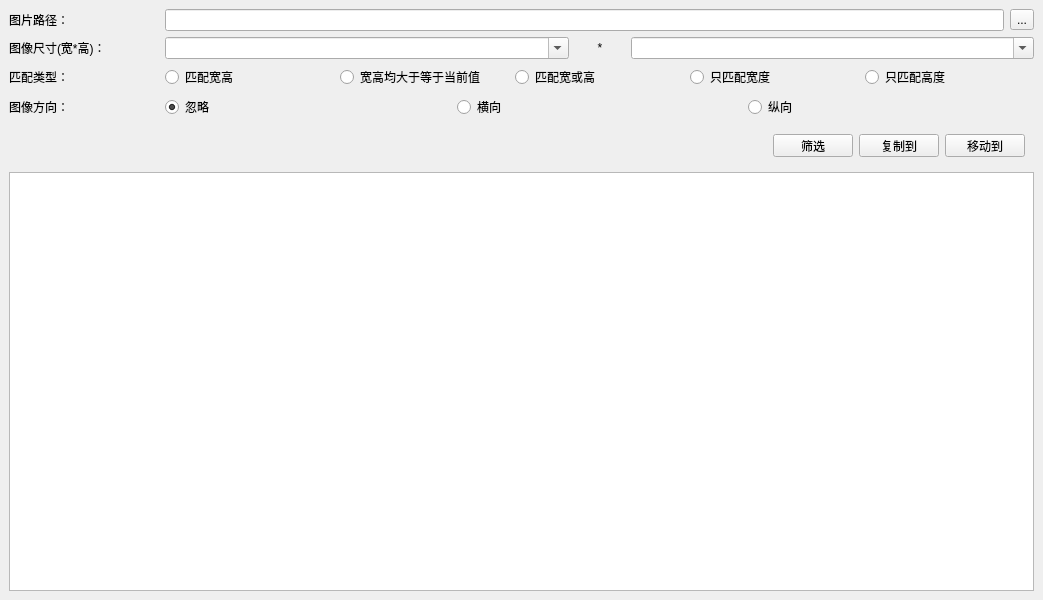
<?xml version="1.0" encoding="UTF-8"?>
<ui version="4.0">
 <class>ImageFilterWindow</class>
 <widget class="QMainWindow" name="ImageFilterWindow">
  <property name="geometry">
   <rect>
    <x>0</x>
    <y>0</y>
    <width>1043</width>
    <height>600</height>
   </rect>
  </property>
  <property name="windowTitle">
   <string>按尺寸筛选图像</string>
  </property>
  <widget class="QWidget" name="centralwidget">
   <layout class="QVBoxLayout" name="verticalLayout">
    <item>
     <layout class="QHBoxLayout" name="horizontalLayout">
      <item>
       <widget class="QLabel" name="label">
        <property name="minimumSize">
         <size>
          <width>150</width>
          <height>0</height>
         </size>
        </property>
        <property name="maximumSize">
         <size>
          <width>100</width>
          <height>16777215</height>
         </size>
        </property>
        <property name="text">
         <string>图片路径：</string>
        </property>
       </widget>
      </item>
      <item>
       <widget class="QLineEdit" name="edtPath"/>
      </item>
      <item>
       <widget class="QToolButton" name="btnOpen">
        <property name="text">
         <string>...</string>
        </property>
       </widget>
      </item>
     </layout>
    </item>
    <item>
     <layout class="QHBoxLayout" name="horizontalLayout_2">
      <item>
       <widget class="QLabel" name="label_2">
        <property name="minimumSize">
         <size>
          <width>150</width>
          <height>0</height>
         </size>
        </property>
        <property name="maximumSize">
         <size>
          <width>100</width>
          <height>16777215</height>
         </size>
        </property>
        <property name="text">
         <string>图像尺寸(宽*高)：</string>
        </property>
       </widget>
      </item>
      <item>
       <widget class="QComboBox" name="cbbWidth">
        <property name="editable">
         <bool>true</bool>
        </property>
       </widget>
      </item>
      <item>
       <widget class="QLabel" name="label_4">
        <property name="minimumSize">
         <size>
          <width>50</width>
          <height>0</height>
         </size>
        </property>
        <property name="maximumSize">
         <size>
          <width>50</width>
          <height>16777215</height>
         </size>
        </property>
        <property name="text">
         <string>*</string>
        </property>
        <property name="alignment">
         <set>Qt::AlignCenter</set>
        </property>
       </widget>
      </item>
      <item>
       <widget class="QComboBox" name="cbbHeight">
        <property name="editable">
         <bool>true</bool>
        </property>
       </widget>
      </item>
     </layout>
    </item>
    <item>
     <layout class="QHBoxLayout" name="horizontalLayout_4">
      <item>
       <widget class="QLabel" name="label_3">
        <property name="minimumSize">
         <size>
          <width>150</width>
          <height>0</height>
         </size>
        </property>
        <property name="maximumSize">
         <size>
          <width>100</width>
          <height>16777215</height>
         </size>
        </property>
        <property name="text">
         <string>匹配类型：</string>
        </property>
       </widget>
      </item>
      <item>
       <widget class="QRadioButton" name="rdSize">
        <property name="text">
         <string>匹配宽高</string>
        </property>
        <property name="checked">
         <bool>true</bool>
        </property>
       </widget>
      </item>
      <item>
       <widget class="QRadioButton" name="rdSizeLage">
        <property name="text">
         <string>宽高均大于等于当前值</string>
        </property>
       </widget>
      </item>
      <item>
       <widget class="QRadioButton" name="rdWidthOrHeight">
        <property name="text">
         <string>匹配宽或高</string>
        </property>
       </widget>
      </item>
      <item>
       <widget class="QRadioButton" name="rdWidth">
        <property name="text">
         <string>只匹配宽度</string>
        </property>
       </widget>
      </item>
      <item>
       <widget class="QRadioButton" name="rdHeight">
        <property name="text">
         <string>只匹配高度</string>
        </property>
       </widget>
      </item>
     </layout>
    </item>
    <item>
     <layout class="QHBoxLayout" name="horizontalLayout_5">
      <item>
       <widget class="QLabel" name="label_5">
        <property name="minimumSize">
         <size>
          <width>150</width>
          <height>0</height>
         </size>
        </property>
        <property name="maximumSize">
         <size>
          <width>100</width>
          <height>16777215</height>
         </size>
        </property>
        <property name="text">
         <string>图像方向：</string>
        </property>
       </widget>
      </item>
      <item>
       <widget class="QRadioButton" name="rdIgnore">
        <property name="text">
         <string>忽略</string>
        </property>
        <property name="checked">
         <bool>true</bool>
        </property>
       </widget>
      </item>
      <item>
       <widget class="QRadioButton" name="rdHor">
        <property name="text">
         <string>横向</string>
        </property>
       </widget>
      </item>
      <item>
       <widget class="QRadioButton" name="rdVer">
        <property name="text">
         <string>纵向</string>
        </property>
       </widget>
      </item>
     </layout>
    </item>
    <item>
     <widget class="QWidget" name="widget" native="true">
      <property name="minimumSize">
       <size>
        <width>0</width>
        <height>41</height>
       </size>
      </property>
      <property name="maximumSize">
       <size>
        <width>16777215</width>
        <height>41</height>
       </size>
      </property>
      <layout class="QHBoxLayout" name="horizontalLayout_3">
       <item>
        <spacer name="horizontalSpacer_2">
         <property name="orientation">
          <enum>Qt::Horizontal</enum>
         </property>
         <property name="sizeHint" stdset="0">
          <size>
           <width>503</width>
           <height>20</height>
          </size>
         </property>
        </spacer>
       </item>
       <item>
        <widget class="QPushButton" name="btnCheck">
         <property name="text">
          <string>筛选</string>
         </property>
        </widget>
       </item>
       <item>
        <widget class="QPushButton" name="btnCopyTo">
         <property name="text">
          <string>复制到</string>
         </property>
        </widget>
       </item>
       <item>
        <widget class="QPushButton" name="btnMoveTo">
         <property name="text">
          <string>移动到</string>
         </property>
        </widget>
       </item>
      </layout>
     </widget>
    </item>
    <item>
     <widget class="QTableView" name="lvData">
      <property name="editTriggers">
       <set>QAbstractItemView::NoEditTriggers</set>
      </property>
      <property name="selectionBehavior">
       <enum>QAbstractItemView::SelectRows</enum>
      </property>
     </widget>
    </item>
   </layout>
  </widget>
 </widget>
 <resources/>
 <connections/>
</ui>
